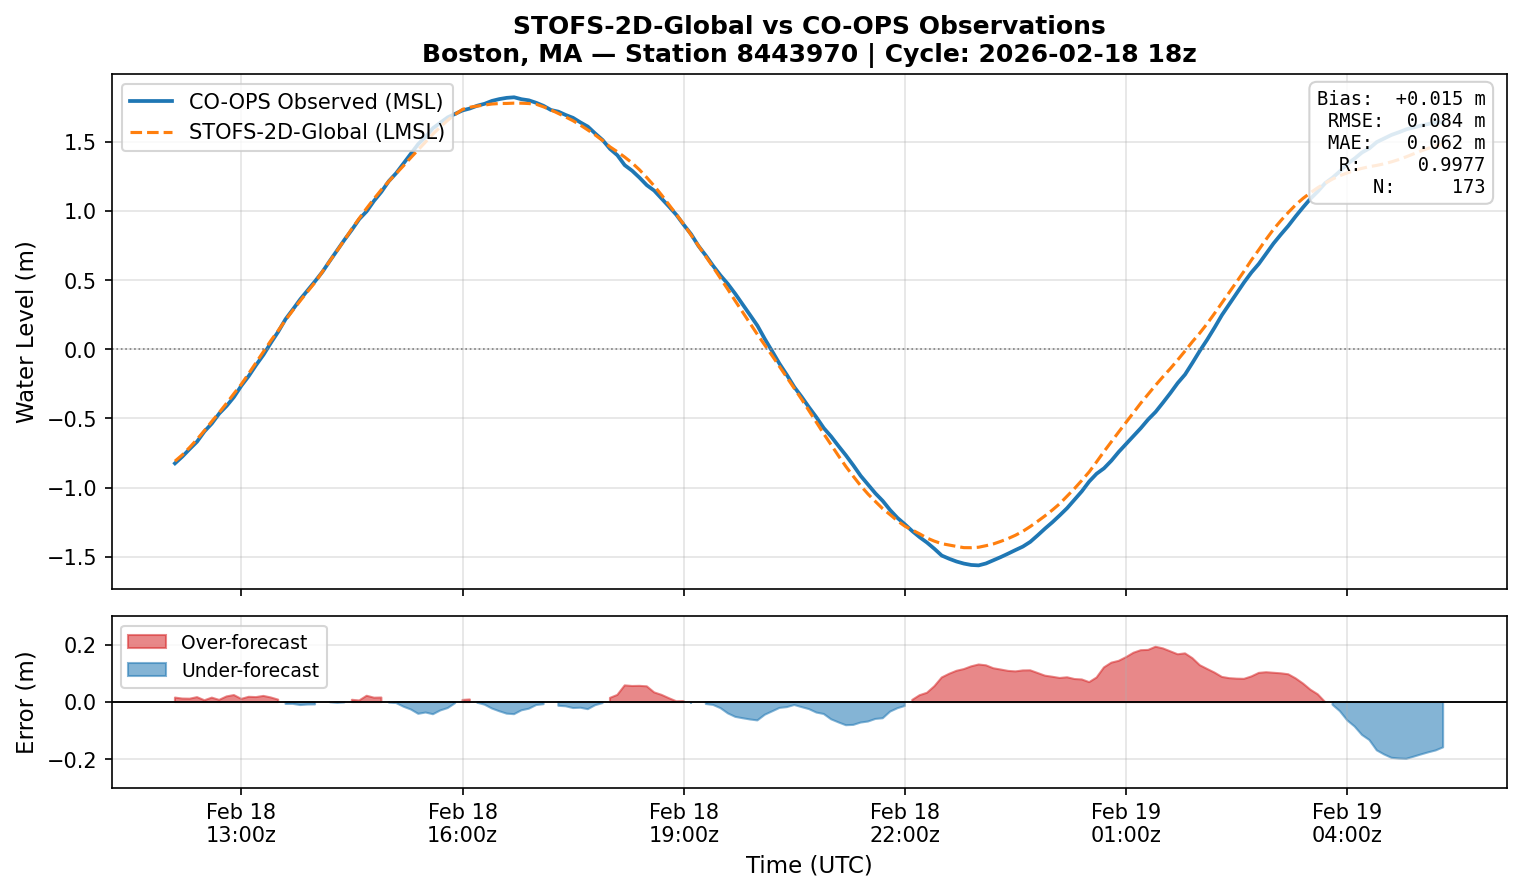

Python code for this plot:
"""Plot STOFS-2D-Global vs CO-OPS observations at Boston (8443970)."""

import json
import matplotlib
matplotlib.use("Agg")
import matplotlib.pyplot as plt
import matplotlib.dates as mdates
from datetime import datetime

# ── Data from stofs_compare_with_observations ─────────────────────────────────
raw = """{"station_id":"8443970","model":"2d_global","cycle_date":"20260218","cycle_hour":"18","stofs_datum":"LMSL","coops_datum":"MSL","comparison_start":"2026-02-18 12:06","comparison_end":"2026-02-19 05:18","statistics":{"bias":0.0152,"rmse":0.0838,"mae":0.0617,"peak_error":0.1984,"correlation":0.9977,"n":173},"comparison":[{"time":"2026-02-18 12:06","stofs_m":-0.8093,"obs_m":-0.825,"error_m":0.0157},{"time":"2026-02-18 12:12","stofs_m":-0.7637,"obs_m":-0.776,"error_m":0.0123},{"time":"2026-02-18 12:18","stofs_m":-0.7092,"obs_m":-0.721,"error_m":0.0118},{"time":"2026-02-18 12:24","stofs_m":-0.6508,"obs_m":-0.668,"error_m":0.0172},{"time":"2026-02-18 12:30","stofs_m":-0.5877,"obs_m":-0.594,"error_m":0.0063},{"time":"2026-02-18 12:36","stofs_m":-0.5215,"obs_m":-0.537,"error_m":0.0155},{"time":"2026-02-18 12:42","stofs_m":-0.4574,"obs_m":-0.465,"error_m":0.0076},{"time":"2026-02-18 12:48","stofs_m":-0.3903,"obs_m":-0.41,"error_m":0.0197},{"time":"2026-02-18 12:54","stofs_m":-0.3205,"obs_m":-0.345,"error_m":0.0245},{"time":"2026-02-18 13:00","stofs_m":-0.2529,"obs_m":-0.264,"error_m":0.0111},{"time":"2026-02-18 13:06","stofs_m":-0.1756,"obs_m":-0.194,"error_m":0.0184},{"time":"2026-02-18 13:12","stofs_m":-0.0966,"obs_m":-0.114,"error_m":0.0174},{"time":"2026-02-18 13:18","stofs_m":-0.0185,"obs_m":-0.04,"error_m":0.0215},{"time":"2026-02-18 13:24","stofs_m":0.0621,"obs_m":0.046,"error_m":0.0161},{"time":"2026-02-18 13:30","stofs_m":0.1355,"obs_m":0.127,"error_m":0.0085},{"time":"2026-02-18 13:36","stofs_m":0.2114,"obs_m":0.218,"error_m":-0.0066},{"time":"2026-02-18 13:42","stofs_m":0.2826,"obs_m":0.289,"error_m":-0.0064},{"time":"2026-02-18 13:48","stofs_m":0.3516,"obs_m":0.362,"error_m":-0.0104},{"time":"2026-02-18 13:54","stofs_m":0.4185,"obs_m":0.427,"error_m":-0.0085},{"time":"2026-02-18 14:00","stofs_m":0.4838,"obs_m":0.492,"error_m":-0.0082},{"time":"2026-02-18 14:06","stofs_m":0.5611,"obs_m":0.56,"error_m":0.0011},{"time":"2026-02-18 14:12","stofs_m":0.6388,"obs_m":0.639,"error_m":-0.0002},{"time":"2026-02-18 14:18","stofs_m":0.7137,"obs_m":0.716,"error_m":-0.0023},{"time":"2026-02-18 14:24","stofs_m":0.7922,"obs_m":0.793,"error_m":-0.0008},{"time":"2026-02-18 14:30","stofs_m":0.873,"obs_m":0.865,"error_m":0.008},{"time":"2026-02-18 14:36","stofs_m":0.9476,"obs_m":0.942,"error_m":0.0056},{"time":"2026-02-18 14:42","stofs_m":1.0201,"obs_m":0.998,"error_m":0.0221},{"time":"2026-02-18 14:48","stofs_m":1.0893,"obs_m":1.074,"error_m":0.0153},{"time":"2026-02-18 14:54","stofs_m":1.1549,"obs_m":1.139,"error_m":0.0159},{"time":"2026-02-18 15:00","stofs_m":1.2146,"obs_m":1.216,"error_m":-0.0014},{"time":"2026-02-18 15:06","stofs_m":1.2707,"obs_m":1.274,"error_m":-0.0033},{"time":"2026-02-18 15:12","stofs_m":1.3279,"obs_m":1.344,"error_m":-0.0161},{"time":"2026-02-18 15:18","stofs_m":1.3871,"obs_m":1.413,"error_m":-0.0259},{"time":"2026-02-18 15:24","stofs_m":1.444,"obs_m":1.485,"error_m":-0.041},{"time":"2026-02-18 15:30","stofs_m":1.5005,"obs_m":1.537,"error_m":-0.0365},{"time":"2026-02-18 15:36","stofs_m":1.5575,"obs_m":1.6,"error_m":-0.0425},{"time":"2026-02-18 15:42","stofs_m":1.6098,"obs_m":1.639,"error_m":-0.0292},{"time":"2026-02-18 15:48","stofs_m":1.6571,"obs_m":1.678,"error_m":-0.0209},{"time":"2026-02-18 15:54","stofs_m":1.6992,"obs_m":1.703,"error_m":-0.0038},{"time":"2026-02-18 16:00","stofs_m":1.7355,"obs_m":1.728,"error_m":0.0075},{"time":"2026-02-18 16:06","stofs_m":1.7511,"obs_m":1.742,"error_m":0.0091},{"time":"2026-02-18 16:12","stofs_m":1.7597,"obs_m":1.762,"error_m":-0.0023},{"time":"2026-02-18 16:18","stofs_m":1.7669,"obs_m":1.776,"error_m":-0.0091},{"time":"2026-02-18 16:24","stofs_m":1.7744,"obs_m":1.797,"error_m":-0.0226},{"time":"2026-02-18 16:30","stofs_m":1.7779,"obs_m":1.81,"error_m":-0.0321},{"time":"2026-02-18 16:36","stofs_m":1.7785,"obs_m":1.819,"error_m":-0.0405},{"time":"2026-02-18 16:42","stofs_m":1.7807,"obs_m":1.823,"error_m":-0.0423},{"time":"2026-02-18 16:48","stofs_m":1.7802,"obs_m":1.809,"error_m":-0.0288},{"time":"2026-02-18 16:54","stofs_m":1.7778,"obs_m":1.801,"error_m":-0.0232},{"time":"2026-02-18 17:00","stofs_m":1.7726,"obs_m":1.783,"error_m":-0.0104},{"time":"2026-02-18 17:06","stofs_m":1.7536,"obs_m":1.761,"error_m":-0.0074},{"time":"2026-02-18 17:12","stofs_m":1.7316,"obs_m":1.731,"error_m":0.0006},{"time":"2026-02-18 17:18","stofs_m":1.706,"obs_m":1.719,"error_m":-0.013},{"time":"2026-02-18 17:24","stofs_m":1.6803,"obs_m":1.695,"error_m":-0.0147},{"time":"2026-02-18 17:30","stofs_m":1.6531,"obs_m":1.674,"error_m":-0.0209},{"time":"2026-02-18 17:36","stofs_m":1.6212,"obs_m":1.641,"error_m":-0.0198},{"time":"2026-02-18 17:42","stofs_m":1.5862,"obs_m":1.611,"error_m":-0.0248},{"time":"2026-02-18 17:48","stofs_m":1.5502,"obs_m":1.561,"error_m":-0.0108},{"time":"2026-02-18 17:54","stofs_m":1.5104,"obs_m":1.514,"error_m":-0.0036},{"time":"2026-02-18 18:00","stofs_m":1.4646,"obs_m":1.45,"error_m":0.0146},{"time":"2026-02-18 18:06","stofs_m":1.429,"obs_m":1.404,"error_m":0.025},{"time":"2026-02-18 18:12","stofs_m":1.3903,"obs_m":1.332,"error_m":0.0583},{"time":"2026-02-18 18:18","stofs_m":1.3482,"obs_m":1.292,"error_m":0.0562},{"time":"2026-02-18 18:24","stofs_m":1.2987,"obs_m":1.242,"error_m":0.0567},{"time":"2026-02-18 18:30","stofs_m":1.242,"obs_m":1.187,"error_m":0.055},{"time":"2026-02-18 18:36","stofs_m":1.1818,"obs_m":1.148,"error_m":0.0338},{"time":"2026-02-18 18:42","stofs_m":1.1162,"obs_m":1.091,"error_m":0.0252},{"time":"2026-02-18 18:48","stofs_m":1.0466,"obs_m":1.033,"error_m":0.0136},{"time":"2026-02-18 18:54","stofs_m":0.9758,"obs_m":0.973,"error_m":0.0028},{"time":"2026-02-18 19:00","stofs_m":0.9046,"obs_m":0.901,"error_m":0.0036},{"time":"2026-02-18 19:06","stofs_m":0.8275,"obs_m":0.833,"error_m":-0.0055},{"time":"2026-02-18 19:12","stofs_m":0.749,"obs_m":0.748,"error_m":0.001},{"time":"2026-02-18 19:18","stofs_m":0.6713,"obs_m":0.678,"error_m":-0.0067},{"time":"2026-02-18 19:24","stofs_m":0.593,"obs_m":0.603,"error_m":-0.01},{"time":"2026-02-18 19:30","stofs_m":0.5127,"obs_m":0.534,"error_m":-0.0213},{"time":"2026-02-18 19:36","stofs_m":0.4324,"obs_m":0.472,"error_m":-0.0396},{"time":"2026-02-18 19:42","stofs_m":0.3493,"obs_m":0.401,"error_m":-0.0517},{"time":"2026-02-18 19:48","stofs_m":0.2686,"obs_m":0.325,"error_m":-0.0564},{"time":"2026-02-18 19:54","stofs_m":0.1872,"obs_m":0.248,"error_m":-0.0608},{"time":"2026-02-18 20:00","stofs_m":0.1069,"obs_m":0.171,"error_m":-0.0641},{"time":"2026-02-18 20:06","stofs_m":0.0307,"obs_m":0.075,"error_m":-0.0443},{"time":"2026-02-18 20:12","stofs_m":-0.0464,"obs_m":-0.014,"error_m":-0.0324},{"time":"2026-02-18 20:18","stofs_m":-0.1254,"obs_m":-0.105,"error_m":-0.0204},{"time":"2026-02-18 20:24","stofs_m":-0.2036,"obs_m":-0.186,"error_m":-0.0176},{"time":"2026-02-18 20:30","stofs_m":-0.2832,"obs_m":-0.273,"error_m":-0.0102},{"time":"2026-02-18 20:36","stofs_m":-0.3616,"obs_m":-0.344,"error_m":-0.0176},{"time":"2026-02-18 20:42","stofs_m":-0.4446,"obs_m":-0.42,"error_m":-0.0246},{"time":"2026-02-18 20:48","stofs_m":-0.5286,"obs_m":-0.492,"error_m":-0.0366},{"time":"2026-02-18 20:54","stofs_m":-0.6117,"obs_m":-0.57,"error_m":-0.0417},{"time":"2026-02-18 21:00","stofs_m":-0.6913,"obs_m":-0.631,"error_m":-0.0603},{"time":"2026-02-18 21:06","stofs_m":-0.771,"obs_m":-0.7,"error_m":-0.071},{"time":"2026-02-18 21:12","stofs_m":-0.8479,"obs_m":-0.767,"error_m":-0.0809},{"time":"2026-02-18 21:18","stofs_m":-0.9188,"obs_m":-0.839,"error_m":-0.0798},{"time":"2026-02-18 21:24","stofs_m":-0.9866,"obs_m":-0.915,"error_m":-0.0716},{"time":"2026-02-18 21:30","stofs_m":-1.047,"obs_m":-0.979,"error_m":-0.068},{"time":"2026-02-18 21:36","stofs_m":-1.101,"obs_m":-1.042,"error_m":-0.059},{"time":"2026-02-18 21:42","stofs_m":-1.1535,"obs_m":-1.097,"error_m":-0.0565},{"time":"2026-02-18 21:48","stofs_m":-1.1963,"obs_m":-1.163,"error_m":-0.0333},{"time":"2026-02-18 21:54","stofs_m":-1.2414,"obs_m":-1.22,"error_m":-0.0214},{"time":"2026-02-18 22:00","stofs_m":-1.2795,"obs_m":-1.266,"error_m":-0.0135},{"time":"2026-02-18 22:06","stofs_m":-1.3074,"obs_m":-1.315,"error_m":0.0076},{"time":"2026-02-18 22:12","stofs_m":-1.335,"obs_m":-1.359,"error_m":0.024},{"time":"2026-02-18 22:18","stofs_m":-1.3655,"obs_m":-1.398,"error_m":0.0325},{"time":"2026-02-18 22:24","stofs_m":-1.3876,"obs_m":-1.443,"error_m":0.0554},{"time":"2026-02-18 22:30","stofs_m":-1.406,"obs_m":-1.492,"error_m":0.086},{"time":"2026-02-18 22:36","stofs_m":-1.4162,"obs_m":-1.515,"error_m":0.0988},{"time":"2026-02-18 22:42","stofs_m":-1.4257,"obs_m":-1.535,"error_m":0.1093},{"time":"2026-02-18 22:48","stofs_m":-1.4347,"obs_m":-1.55,"error_m":0.1153},{"time":"2026-02-18 22:54","stofs_m":-1.4351,"obs_m":-1.56,"error_m":0.1249},{"time":"2026-02-18 23:00","stofs_m":-1.4317,"obs_m":-1.563,"error_m":0.1313},{"time":"2026-02-18 23:06","stofs_m":-1.4205,"obs_m":-1.549,"error_m":0.1285},{"time":"2026-02-18 23:12","stofs_m":-1.4078,"obs_m":-1.526,"error_m":0.1182},{"time":"2026-02-18 23:18","stofs_m":-1.3893,"obs_m":-1.503,"error_m":0.1137},{"time":"2026-02-18 23:24","stofs_m":-1.369,"obs_m":-1.478,"error_m":0.109},{"time":"2026-02-18 23:30","stofs_m":-1.3448,"obs_m":-1.452,"error_m":0.1072},{"time":"2026-02-18 23:36","stofs_m":-1.3164,"obs_m":-1.427,"error_m":0.1106},{"time":"2026-02-18 23:42","stofs_m":-1.282,"obs_m":-1.393,"error_m":0.111},{"time":"2026-02-18 23:48","stofs_m":-1.2443,"obs_m":-1.346,"error_m":0.1017},{"time":"2026-02-18 23:54","stofs_m":-1.2047,"obs_m":-1.297,"error_m":0.0923},{"time":"2026-02-19 00:00","stofs_m":-1.1625,"obs_m":-1.251,"error_m":0.0885},{"time":"2026-02-19 00:06","stofs_m":-1.1168,"obs_m":-1.201,"error_m":0.0842},{"time":"2026-02-19 00:12","stofs_m":-1.0624,"obs_m":-1.149,"error_m":0.0866},{"time":"2026-02-19 00:18","stofs_m":-1.0074,"obs_m":-1.088,"error_m":0.0806},{"time":"2026-02-19 00:24","stofs_m":-0.948,"obs_m":-1.027,"error_m":0.079},{"time":"2026-02-19 00:30","stofs_m":-0.8863,"obs_m":-0.956,"error_m":0.0697},{"time":"2026-02-19 00:36","stofs_m":-0.8142,"obs_m":-0.9,"error_m":0.0858},{"time":"2026-02-19 00:42","stofs_m":-0.7398,"obs_m":-0.861,"error_m":0.1212},{"time":"2026-02-19 00:48","stofs_m":-0.6683,"obs_m":-0.806,"error_m":0.1377},{"time":"2026-02-19 00:54","stofs_m":-0.5979,"obs_m":-0.742,"error_m":0.1441},{"time":"2026-02-19 01:00","stofs_m":-0.5279,"obs_m":-0.685,"error_m":0.1571},{"time":"2026-02-19 01:06","stofs_m":-0.4566,"obs_m":-0.629,"error_m":0.1724},{"time":"2026-02-19 01:12","stofs_m":-0.3887,"obs_m":-0.57,"error_m":0.1813},{"time":"2026-02-19 01:18","stofs_m":-0.3246,"obs_m":-0.507,"error_m":0.1824},{"time":"2026-02-19 01:24","stofs_m":-0.2596,"obs_m":-0.453,"error_m":0.1934},{"time":"2026-02-19 01:30","stofs_m":-0.1984,"obs_m":-0.386,"error_m":0.1876},{"time":"2026-02-19 01:36","stofs_m":-0.1396,"obs_m":-0.317,"error_m":0.1774},{"time":"2026-02-19 01:42","stofs_m":-0.0769,"obs_m":-0.244,"error_m":0.1671},{"time":"2026-02-19 01:48","stofs_m":-0.0118,"obs_m":-0.182,"error_m":0.1702},{"time":"2026-02-19 01:54","stofs_m":0.0554,"obs_m":-0.098,"error_m":0.1534},{"time":"2026-02-19 02:00","stofs_m":0.1179,"obs_m":-0.011,"error_m":0.1289},{"time":"2026-02-19 02:06","stofs_m":0.1858,"obs_m":0.07,"error_m":0.1158},{"time":"2026-02-19 02:12","stofs_m":0.2601,"obs_m":0.157,"error_m":0.1031},{"time":"2026-02-19 02:18","stofs_m":0.3359,"obs_m":0.248,"error_m":0.0879},{"time":"2026-02-19 02:24","stofs_m":0.4105,"obs_m":0.327,"error_m":0.0835},{"time":"2026-02-19 02:30","stofs_m":0.4888,"obs_m":0.407,"error_m":0.0818},{"time":"2026-02-19 02:36","stofs_m":0.5652,"obs_m":0.484,"error_m":0.0812},{"time":"2026-02-19 02:42","stofs_m":0.6456,"obs_m":0.556,"error_m":0.0896},{"time":"2026-02-19 02:48","stofs_m":0.72,"obs_m":0.618,"error_m":0.102},{"time":"2026-02-19 02:54","stofs_m":0.7963,"obs_m":0.692,"error_m":0.1043},{"time":"2026-02-19 03:00","stofs_m":0.8684,"obs_m":0.766,"error_m":0.1024},{"time":"2026-02-19 03:06","stofs_m":0.9315,"obs_m":0.831,"error_m":0.1005},{"time":"2026-02-19 03:12","stofs_m":0.9902,"obs_m":0.893,"error_m":0.0972},{"time":"2026-02-19 03:18","stofs_m":1.0449,"obs_m":0.962,"error_m":0.0829},{"time":"2026-02-19 03:24","stofs_m":1.0918,"obs_m":1.027,"error_m":0.0648},{"time":"2026-02-19 03:30","stofs_m":1.1323,"obs_m":1.089,"error_m":0.0433},{"time":"2026-02-19 03:36","stofs_m":1.1691,"obs_m":1.142,"error_m":0.0271},{"time":"2026-02-19 03:42","stofs_m":1.202,"obs_m":1.202,"error_m":0.0},{"time":"2026-02-19 03:48","stofs_m":1.2316,"obs_m":1.241,"error_m":-0.0094},{"time":"2026-02-19 03:54","stofs_m":1.2562,"obs_m":1.288,"error_m":-0.0318},{"time":"2026-02-19 04:00","stofs_m":1.276,"obs_m":1.34,"error_m":-0.064},{"time":"2026-02-19 04:06","stofs_m":1.2946,"obs_m":1.38,"error_m":-0.0854},{"time":"2026-02-19 04:12","stofs_m":1.3091,"obs_m":1.424,"error_m":-0.1149},{"time":"2026-02-19 04:18","stofs_m":1.3213,"obs_m":1.454,"error_m":-0.1327},{"time":"2026-02-19 04:24","stofs_m":1.3303,"obs_m":1.499,"error_m":-0.1687},{"time":"2026-02-19 04:30","stofs_m":1.3419,"obs_m":1.525,"error_m":-0.1831},{"time":"2026-02-19 04:36","stofs_m":1.3562,"obs_m":1.551,"error_m":-0.1948},{"time":"2026-02-19 04:42","stofs_m":1.3728,"obs_m":1.57,"error_m":-0.1972},{"time":"2026-02-19 04:48","stofs_m":1.3926,"obs_m":1.591,"error_m":-0.1984},{"time":"2026-02-19 04:54","stofs_m":1.4142,"obs_m":1.605,"error_m":-0.1908},{"time":"2026-02-19 05:00","stofs_m":1.435,"obs_m":1.618,"error_m":-0.183},{"time":"2026-02-19 05:06","stofs_m":1.4544,"obs_m":1.63,"error_m":-0.1756},{"time":"2026-02-19 05:12","stofs_m":1.472,"obs_m":1.641,"error_m":-0.169},{"time":"2026-02-19 05:18","stofs_m":1.4838,"obs_m":1.642,"error_m":-0.1582}]}"""

data = json.loads(raw)
stats = data["statistics"]

times  = [datetime.strptime(r["time"], "%Y-%m-%d %H:%M") for r in data["comparison"]]
stofs  = [r["stofs_m"]  for r in data["comparison"]]
obs    = [r["obs_m"]    for r in data["comparison"]]
errors = [r["error_m"]  for r in data["comparison"]]

# ── Plot ──────────────────────────────────────────────────────────────────────
fig, (ax1, ax2) = plt.subplots(2, 1, figsize=(12, 7), sharex=True,
                                gridspec_kw={"height_ratios": [3, 1], "hspace": 0.08})

# Panel 1 — Water levels
ax1.plot(times, obs,   color="#1f77b4", lw=1.8, label="CO-OPS Observed (MSL)")
ax1.plot(times, stofs, color="#ff7f0e", lw=1.5, ls="--", label="STOFS-2D-Global (LMSL)")
ax1.set_ylabel("Water Level (m)", fontsize=11)
ax1.set_title(
    "STOFS-2D-Global vs CO-OPS Observations\n"
    "Boston, MA — Station 8443970 | Cycle: 2026-02-18 18z",
    fontsize=12, fontweight="bold"
)
ax1.legend(loc="upper left", fontsize=10)
ax1.grid(True, alpha=0.35)
ax1.axhline(0, color="gray", lw=0.8, ls=":")

# Stats box
stats_text = (
    f"Bias:  {stats['bias']:+.3f} m\n"
    f"RMSE:  {stats['rmse']:.3f} m\n"
    f"MAE:   {stats['mae']:.3f} m\n"
    f"R:     {stats['correlation']:.4f}\n"
    f"N:     {stats['n']}"
)
ax1.text(0.985, 0.97, stats_text, transform=ax1.transAxes,
         fontsize=9, va="top", ha="right",
         bbox=dict(boxstyle="round,pad=0.4", facecolor="white", alpha=0.85, edgecolor="#cccccc"),
         fontfamily="monospace")

# Panel 2 — Error
ax2.fill_between(times, errors, 0,
                 where=[e >= 0 for e in errors], color="#d62728", alpha=0.55, label="Over-forecast")
ax2.fill_between(times, errors, 0,
                 where=[e < 0  for e in errors], color="#1f77b4", alpha=0.55, label="Under-forecast")
ax2.axhline(0, color="black", lw=0.9)
ax2.set_ylabel("Error (m)", fontsize=11)
ax2.set_xlabel("Time (UTC)", fontsize=11)
ax2.legend(loc="upper left", fontsize=9)
ax2.grid(True, alpha=0.35)
ax2.set_ylim(-0.30, 0.30)

# X-axis formatting
ax2.xaxis.set_major_formatter(mdates.DateFormatter("%b %d\n%H:%Mz"))
ax2.xaxis.set_major_locator(mdates.HourLocator(interval=3))
fig.autofmt_xdate(rotation=0, ha="center")

out = "/mnt/d/ocean-mcp/boston_stofs_validation.png"
plt.savefig(out, dpi=150, bbox_inches="tight")
print(f"Saved → {out}")
